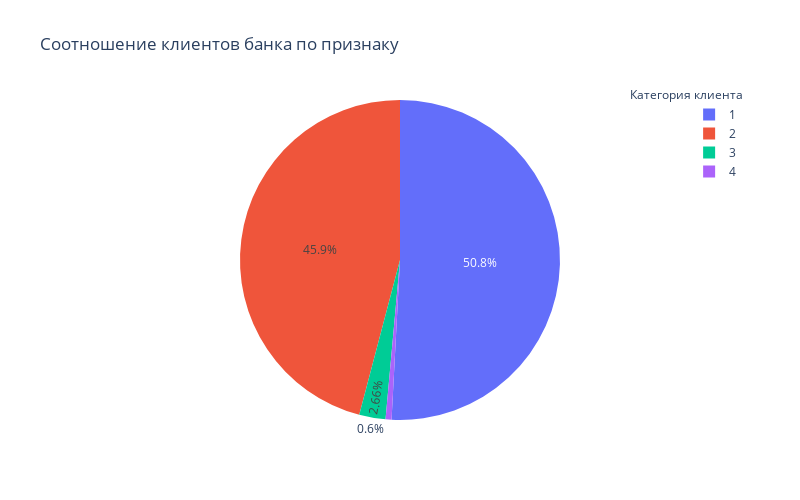

Notebook code cell kept with this figure:
### Markdown cell above
Посмотрим на распределение клиентов по количеству внутри всей выборки

### Code cell
category_graph_all('products')

### Figure 1 — Plotly figure (JSON) as saved in the notebook; plotly's stock layout.template omitted (floating-point values rounded to 4 significant figures)
{"data": [{"labels": [1, 2, 3, 4], "pull": [0, 0], "type": "pie", "values": [5084, 4590, 266, 60]}], "layout": {"annotations": [{"showarrow": false, "text": "Категория клиента", "x": 1.12, "y": 1.05}], "height": 500, "title": {"text": "Соотношение клиентов банка по признаку"}, "width": 800}}
